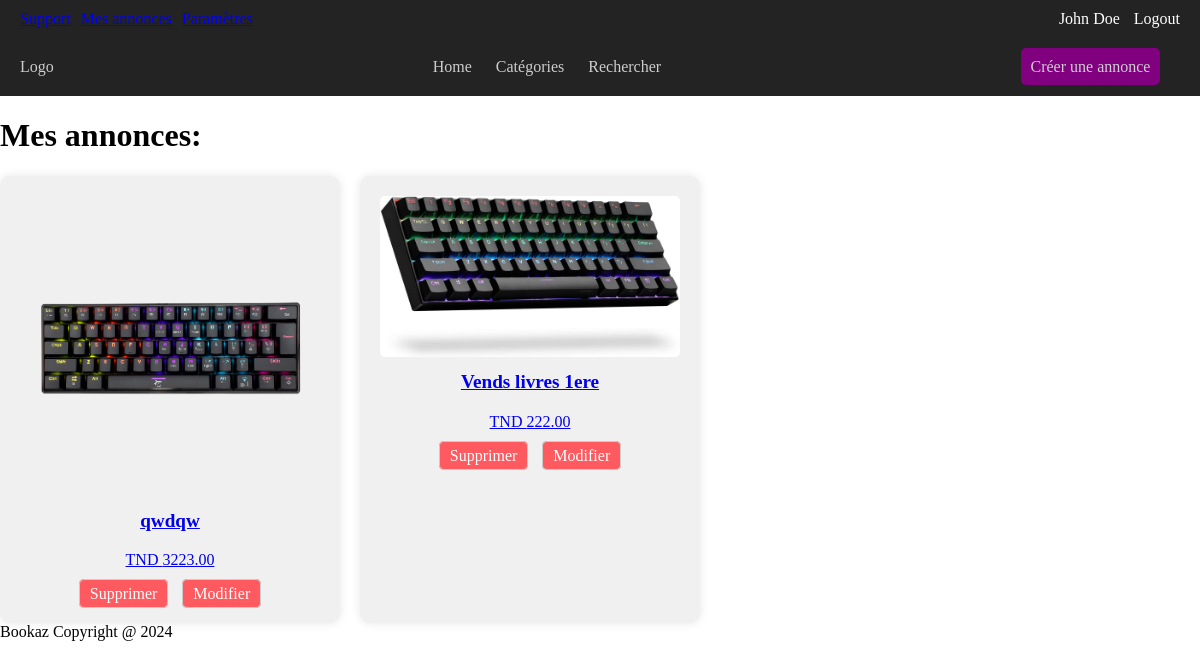
Page /myads/ (signed in) on the earlier database version.
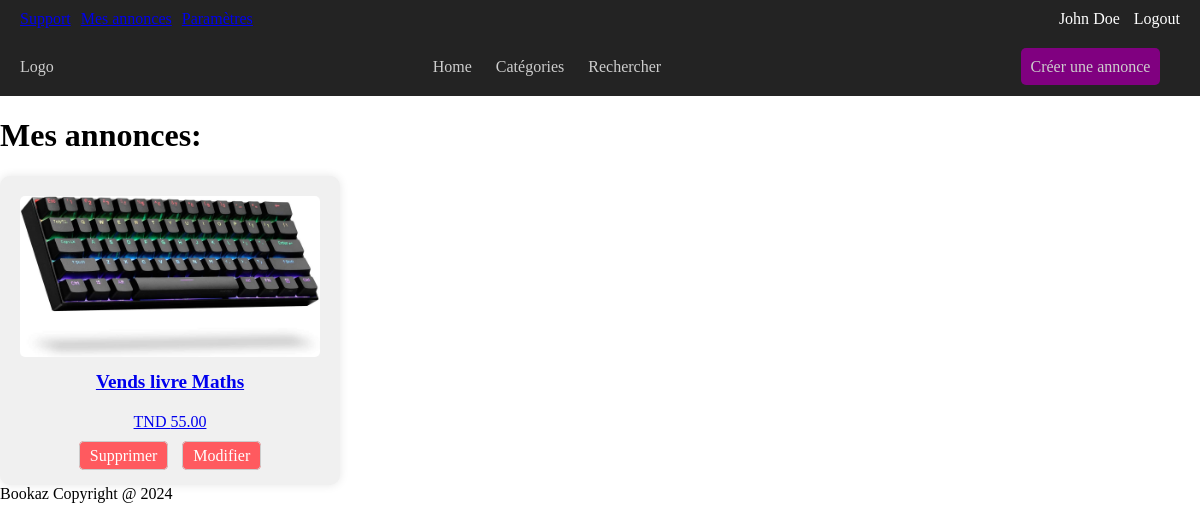
Same page on the later database version.
### ads_system/models.py (models this page shows, shortened)
class CustomUser(AbstractUser):
    ads = models.ManyToManyField('ClassifiedAd', related_name='users', blank=True)

class ClassifiedAd(models.Model):
    user = models.ForeignKey(CustomUser, on_delete=models.CASCADE, null=True)
    ad_id = models.PositiveIntegerField(primary_key=True, default=generate_unique_id, unique=True)
    title = models.CharField(max_length=200)
    description = models.TextField()
    price = models.DecimalField(max_digits=10, decimal_places=2)
    image = models.ImageField()
    ad_type = models.CharField(max_length=10, choices=[('Unitaire', 'Unitaire'), ('Pack', 'Pack')], default='Unitaire')
    bundle_items = models.ManyToManyField(Book, blank=True)

### ads_system/views.py (the view)
# urls.py: path("myads/", views.myads),
@login_required
def myads(request):
    ads = request.user.ads
    print(ads)
    return render(request, 'ads/myads.html', {'ads':ads})

### templates/ads/myads.html (shortened to what this page needs)
{% extends 'base.html' %}
{% load static %}
{% block content %}
  <h1>Mes annonces:</h1>
  <div class="ad-container">
    {% for ad in ads.all %}
      <div class="ad-item">
        <a href="/ad?ad_id={{ ad.ad_id }}" class="ad-link">
          <img src="{{ ad.image.url }}" alt="{{ ad.title }}" class="ad-image">
          <h3 class="ad-title">{{ ad.title }}</h3>
          <p class="ad-price">TND {{ ad.price }}</p>
          <div class="ad-actions">
            <a href="/delete-ad?ad_id={{ ad.ad_id }}" class="delete-link">Supprimer</a>
            <a href="/edit-ad?ad_id={{ ad.ad_id }}" class="edit-link">Modifier</a>
          </div>
        </a>
      </div>
    {% endfor %}
  </div>
{% endblock %}

### templates/base.html (shortened to what this page needs)
{% load static %}
<!DOCTYPE html>
<html lang="en">
<head>
</head>
<body>
    <nav class="top-navbar">
        <div class="top-navbar-left">
            {% if user.is_authenticated %}
                <a href="/support">Support</a>
                <a href="/myads">Mes annonces</a>
                <a href="/settings">Paramètres</a>
            {% else %}
                <a href="/support">Support</a>
            {% endif %}
        </div>
        <div class="top-navbar-right">
            {% if user.is_authenticated %}
                <a>{{user.first_name}} {{user.last_name}}</a>
                <a href="/logout">Logout</a>
            {% else %}
                <a href="/register">Sign-up</a>
                <a href="/login">Login</a>
            {% endif %}
        </div>
    </nav>
    <nav class="classified-ads-navbar">
        <div class="classified-ads-navbar-left">
            <ul>
                <li><a href="#">Logo</a></li>
            </ul>
        </div>
        <div class="classified-ads-navbar-center">
            <ul>
                <li><a href="/">Home</a></li>
                <li><a href="/categories">Catégories</a></li>
                <li><a href="/search">Rechercher</a></li>
            </ul>
        </div>
        <div class="classified-ads-navbar-right">
            <ul>
                <li><a href="/create_ad" class="highlighted">Créer une annonce</a></li>
            </ul>
        </div>
    </nav>
    <main>
        {% block content %}{% endblock %}
    </main>
    <footer>
        <a>Bookaz Copyright @ 2024</a>
    </footer>
</body>
</html>

### templates/ads/myads.html (style rules this page uses)
.ad-container { display: flex; flex-wrap: wrap; gap: 20px; }
.ad-item { background-color: #f0f0f0; padding: 20px; border-radius: 10px; box-shadow: 0 0 10px rgba(0, 0, 0, 0.1); width: 300px; text-align: center; transition: transform 0.2s ease-in-out; }
.ad-image { max-width: 100%; height: auto; border-radius: 5px; }
.ad-title { font-size: 1.2rem; margin-top: 10px; }
.ad-actions { margin-top: 10px; }
.delete-link, .edit-link { text-decoration: none; margin: 5px; padding: 5px 10px; border: 1px solid #ccc; border-radius: 5px; background-color: #ff5a5f; color: white; transition: background-color 0.2s ease-in-out; }

### templates/base.html (style rules this page uses)
body { margin: 0; }
.top-navbar { display: flex; justify-content: space-between; align-items: center; background: #232323; color: #cdcdcd; padding: 10px 20px; }
.top-navbar-left { display: flex; align-items: center; }
.top-navbar-left a { margin-right: 10px; }
.top-navbar-right a { color: #fff; text-decoration: none; margin-left: 10px; }
.classified-ads-navbar { background: #232323; color: #cdcdcd; padding: 20px; display: flex; justify-content: space-between; align-items: center; }
.classified-ads-navbar ul { list-style: none; padding: 0; margin: 0; }
.classified-ads-navbar li { display: inline; margin-right: 20px; }
.classified-ads-navbar a { color: #cdcdcd; text-decoration: none; }
.classified-ads-navbar-left { flex-grow: 1; }
.classified-ads-navbar-center { flex-grow: 2; text-align: center; }
.classified-ads-navbar-right { flex-grow: 1; text-align: right; }
.highlighted { background-color: purple; border-radius: 5px; padding: 3%; }

Differences in the rows shown:
removed ClassifiedAd: image (picture), title "qwdqw", price "3223.00"
removed ClassifiedAd: image (picture), title "Vends livres 1ere", price "222.00"
added ClassifiedAd: image (picture), title "Vends livre Maths", price "55.00"
